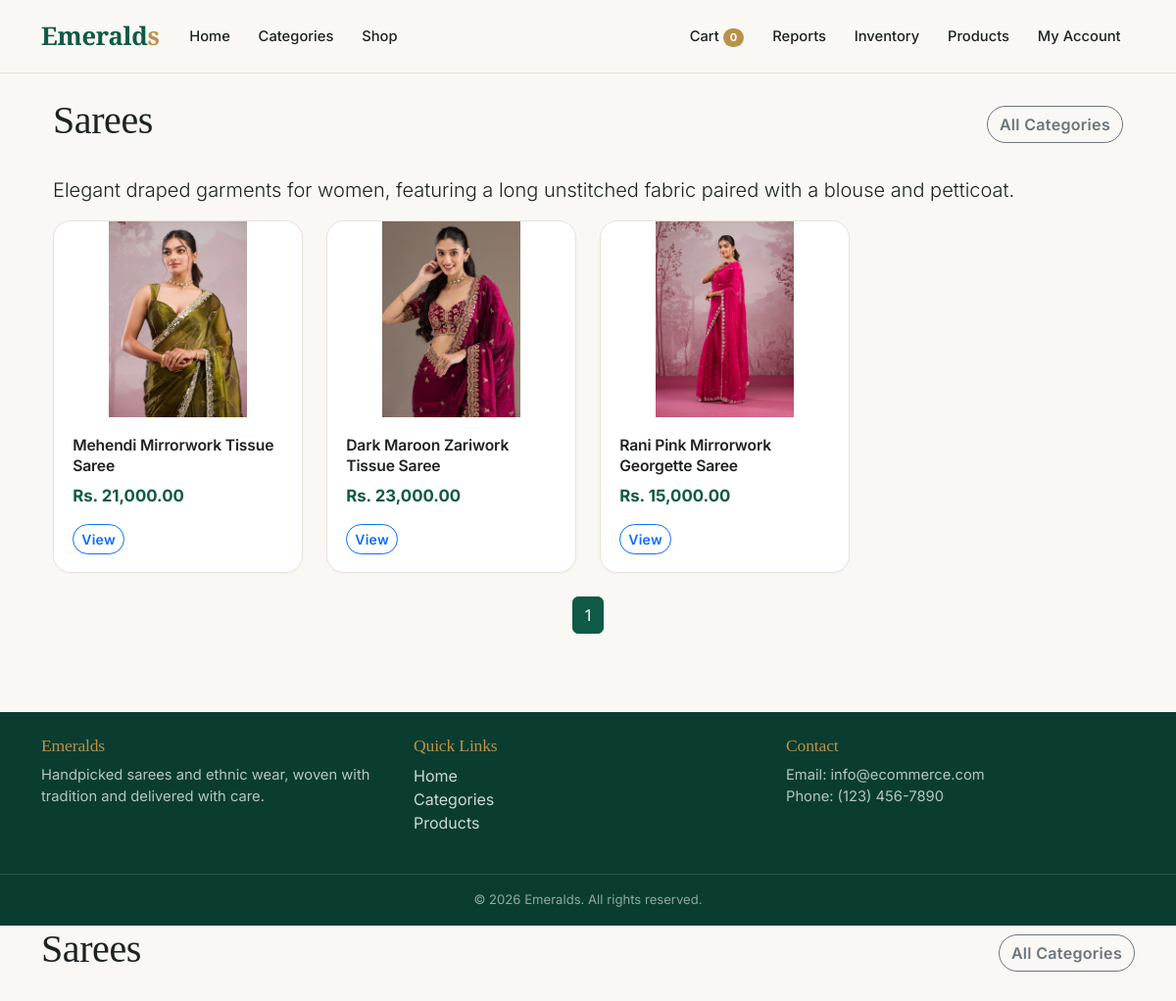
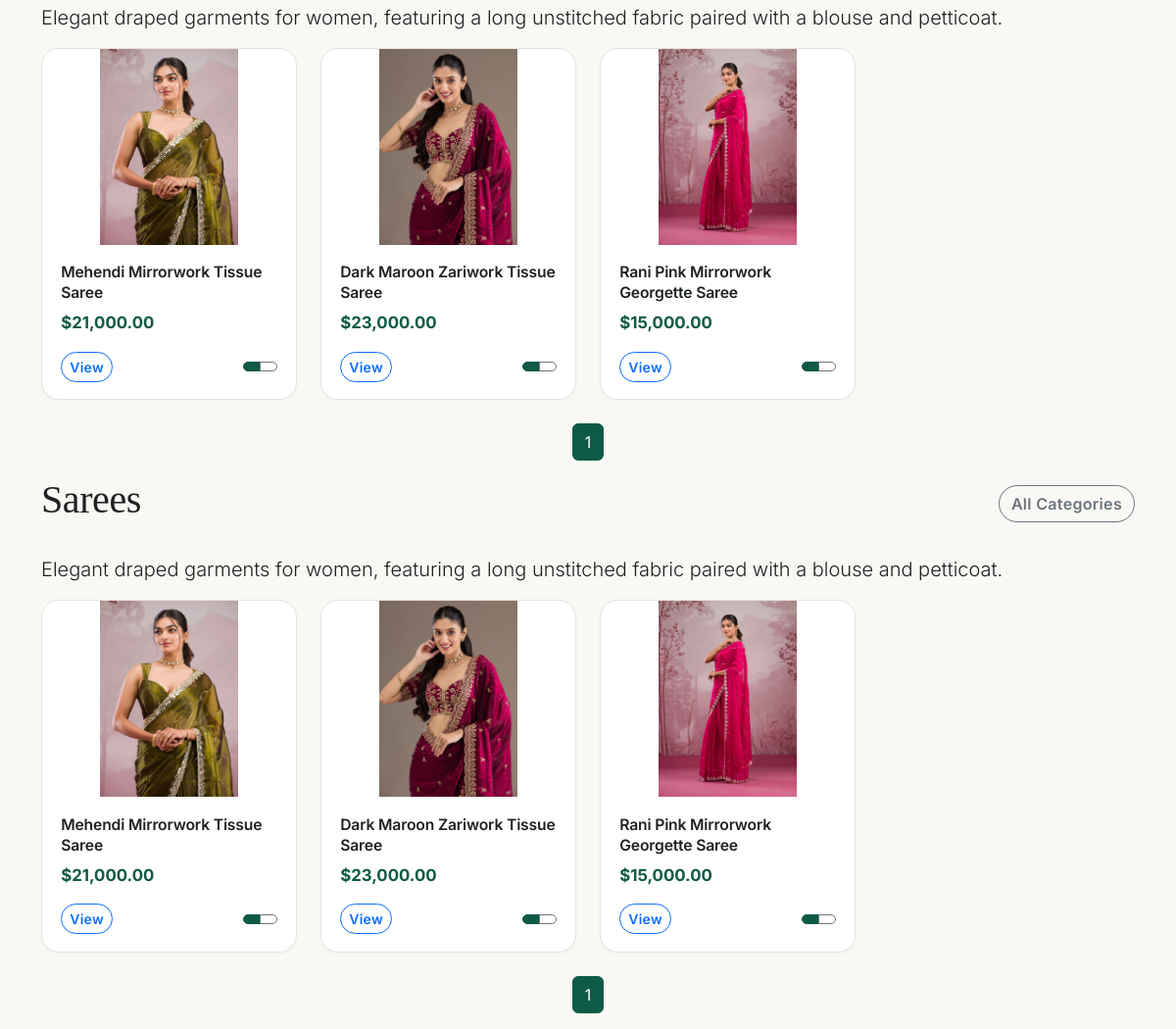
The app's page /category.php?id=8 (signed in) with its own data (2 pictures, top to bottom).
### tables this page shows
CREATE TABLE `category` (
  `categoryID` int(11) NOT NULL,
  `Description` text DEFAULT NULL,
  `displayOrder` int(11) DEFAULT NULL,
  `categoryname` varchar(50) NOT NULL
);

CREATE TABLE `product` (
  `productID` int(11) NOT NULL,
  `Description` text DEFAULT NULL,
  `unitprice` decimal(10,2) NOT NULL,
  `quantityINstock` int(11) NOT NULL DEFAULT 0,
  `supplierid` int(11) DEFAULT NULL,
  `dataAdded` datetime DEFAULT current_timestamp(),
  `productname` varchar(100) NOT NULL,
  `addedBY` int(11) DEFAULT NULL,
  `imageURl` varchar(255) DEFAULT NULL,
  `imageURl2` varchar(255) NOT NULL,
  `imageURl3` varchar(255) NOT NULL,
  `location` varchar(100) DEFAULT NULL,
  `categoryID` int(11) DEFAULT NULL
);

### category.php (the view, shortened to what this page needs)
<?php
require_once 'includes/db_connect.php';
require_once 'includes/header.php';
$categoryId = $_GET['id'] ?? 0;
$category = $pdo->query("SELECT * FROM category WHERE categoryID = $categoryId")->fetch();
$perPage = 12;
$page = max(1, intval($_GET['page'] ?? 1));
$offset = ($page - 1) * $perPage;
$stmt = $pdo->prepare("
    SELECT * FROM product
    WHERE categoryID = ? AND quantityINstock > 0
    ORDER BY dataAdded DESC
    LIMIT ? OFFSET ?
");
$stmt->bindValue(1, $categoryId, PDO::PARAM_INT);
$stmt->bindValue(2, $perPage, PDO::PARAM_INT);
$stmt->bindValue(3, $offset, PDO::PARAM_INT);
$stmt->execute();
$products = $stmt->fetchAll(PDO::FETCH_ASSOC);
$totalStmt = $pdo->prepare("SELECT COUNT(*) FROM product WHERE categoryID = ? AND quantityINstock > 0");
$totalStmt->execute([$categoryId]);
$totalProducts = $totalStmt->fetchColumn();
?>
<div class="container">
    <div class="d-flex justify-content-between align-items-center mb-4">
        <h1><?php echo htmlspecialchars($category['categoryname']); ?></h1>
        <a href="./categories.php" class="btn btn-outline-secondary">All Categories</a>
    </div>
    <?php if (!empty($category['Description'])): ?>
        <p class="lead"><?php echo htmlspecialchars($category['Description']); ?></p>
    <?php endif; ?>
    <?php if (empty($products)): ?>
        <div class="alert alert-info">No products found in this category.</div>
    <?php else: ?>
        <div class="row">
            <?php foreach ($products as $product): ?>
                <div class="col-md-3 mb-4">
                    <div class="card h-100">
                        <img src="assets/images/products/<?php echo htmlspecialchars($product['imageURl']); ?>"
                            class="card-img-top p-3"
                            alt="<?php echo htmlspecialchars($product['productname']); ?>"
                            style="height: 200px; object-fit: contain;">
                        <div class="card-body d-flex flex-column">
                            <h5 class="card-title"><?php echo htmlspecialchars($product['productname']); ?></h5>
                            <p class="card-text">Rs. <?php echo number_format($product['unitprice'], 2); ?></p>
                            <div class="mt-auto">
                                <div class="d-flex justify-content-between align-items-center">
                                    <a href="./product.php?id=<?php echo $product['productID']; ?>"
                                        class="btn btn-sm btn-outline-primary">View</a>
                                </div>
                            </div>
                        </div>
                    </div>
                </div>
            <?php endforeach; ?>
        </div>
        <nav aria-label="Page navigation">
            <ul class="pagination justify-content-center">
                <?php for ($i = 1; $i <= ceil($totalProducts / $perPage); $i++): ?>
                    <li class="page-item <?php echo $i == $page ? 'active' : ''; ?>">
                        <a class="page-link" href="?id=<?php echo $categoryId; ?>&page=<?php echo $i; ?>">
                            <?php echo $i; ?>
                        </a>
                    </li>
                <?php endfor; ?>
            </ul>
        </nav>
    <?php endif; ?>
</div>
<?php require_once 'includes/footer.php'; ?><?php
require_once 'includes/db_connect.php';
require_once 'includes/header.php';
$categoryId = $_GET['id'] ?? 0;
$category = $pdo->query("SELECT * FROM category WHERE categoryID = $categoryId")->fetch();
$perPage = 12;
$page = max(1, intval($_GET['page'] ?? 1));
$offset = ($page - 1) * $perPage;
$stmt = $pdo->prepare("
    SELECT * FROM product
    WHERE categoryID = ? AND quantityINstock > 0
    ORDER BY dataAdded DESC
    LIMIT ? OFFSET ?
");
$stmt->bindValue(1, $categoryId, PDO::PARAM_INT);
$stmt->bindValue(2, $perPage, PDO::PARAM_INT);
$stmt->bindValue(3, $offset, PDO::PARAM_INT);
$stmt->execute();
$products = $stmt->fetchAll(PDO::FETCH_ASSOC);
$totalStmt = $pdo->prepare("SELECT COUNT(*) FROM product WHERE categoryID = ? AND quantityINstock > 0");
$totalStmt->execute([$categoryId]);
$totalProducts = $totalStmt->fetchColumn();
?>
<div class="container">
    <div class="d-flex justify-content-between align-items-center mb-4">
        <h1><?php echo htmlspecialchars($category['categoryname']); ?></h1>
        <a href="./categories.php" class="btn btn-outline-secondary">All Categories</a>
    </div>
    <?php if (!empty($category['Description'])): ?>
        <p class="lead"><?php echo htmlspecialchars($category['Description']); ?></p>
    <?php endif; ?>
    <?php if (empty($products)): ?>
        <div class="alert alert-info">No products found in this category.</div>
    <?php else: ?>
        <div class="row">
            <?php foreach ($products as $product): ?>
                <div class="col-md-3 mb-4">
                    <div class="card h-100">
                        <img src="assets/images/products/<?php echo htmlspecialchars($product['imageURl']); ?>"
                            class="card-img-top p-3"
                            alt="<?php echo htmlspecialchars($product['productname']); ?>"
                            style="height: 200px; object-fit: contain;">
                        <div class="card-body d-flex flex-column">
                            <h5 class="card-title"><?php echo htmlspecialchars($product['productname']); ?></h5>
                            <p class="card-text">$<?php echo number_format($product['unitprice'], 2); ?></p>
                            <div class="mt-auto">
                                <div class="d-flex justify-content-between align-items-center">
                                    <a href="./product.php?id=<?php echo $product['productID']; ?>"
                                        class="btn btn-sm btn-outline-primary">View</a>
                                    <div class="btn-group">
                                        <button class="btn btn-sm btn-success add-to-cart"
                                            data-product-id="<?php echo $product['productID']; ?>">
                                        </button>
                                        <button class="btn btn-sm btn-outline-secondary add-to-wishlist"
                                            data-product-id="<?php echo $product['productID']; ?>">
                                        </button>
                                    </div>
                                </div>
                            </div>
                        </div>
                    </div>
                </div>
            <?php endforeach; ?>
        </div>
        <nav aria-label="Page navigation">
            <ul class="pagination justify-content-center">
                <?php for ($i = 1; $i <= ceil($totalProducts / $perPage); $i++): ?>
                    <li class="page-item <?php echo $i == $page ? 'active' : ''; ?>">
                        <a class="page-link" href="?id=<?php echo $categoryId; ?>&page=<?php echo $i; ?>">
                            <?php echo $i; ?>
                        </a>
                    </li>
                <?php endfor; ?>
            </ul>
        </nav>
    <?php endif; ?>
</div>
<?php require_once 'includes/footer.php'; ?><?php
require_once 'includes/db_connect.php';
require_once 'includes/header.php';
$categoryId = $_GET['id'] ?? 0;
$category = $pdo->query("SELECT * FROM category WHERE categoryID = $categoryId")->fetch();
$perPage = 12;
$page = max(1, intval($_GET['page'] ?? 1));
$offset = ($page - 1) * $perPage;
$stmt = $pdo->prepare("
    SELECT * FROM product
    WHERE categoryID = ? AND quantityINstock > 0
    ORDER BY dataAdded DESC
    LIMIT ? OFFSET ?
");
$stmt->bindValue(1, $categoryId, PDO::PARAM_INT);
$stmt->bindValue(2, $perPage, PDO::PARAM_INT);
$stmt->bindValue(3, $offset, PDO::PARAM_INT);
$stmt->execute();
$products = $stmt->fetchAll(PDO::FETCH_ASSOC);
$totalStmt = $pdo->prepare("SELECT COUNT(*) FROM product WHERE categoryID = ? AND quantityINstock > 0");
$totalStmt->execute([$categoryId]);
$totalProducts = $totalStmt->fetchColumn();
?>
<div class="container">
    <div class="d-flex justify-content-between align-items-center mb-4">
        <h1><?php echo htmlspecialchars($category['categoryname']); ?></h1>
        <a href="./categories.php" class="btn btn-outline-secondary">All Categories</a>
    </div>
    <?php if (!empty($category['Description'])): ?>
        <p class="lead"><?php echo htmlspecialchars($category['Description']); ?></p>
    <?php endif; ?>
    <?php if (empty($products)): ?>
        <div class="alert alert-info">No products found in this category.</div>
    <?php else: ?>
        <div class="row">
            <?php foreach ($products as $product): ?>
                <div class="col-md-3 mb-4">
                    <div class="card h-100">
                        <img src="assets/images/products/<?php echo htmlspecialchars($product['imageURl']); ?>"
                            class="card-img-top p-3"
                            alt="<?php echo htmlspecialchars($product['productname']); ?>"
                            style="height: 200px; object-fit: contain;">
                        <div class="card-body d-flex flex-column">
                            <h5 class="card-title"><?php echo htmlspecialchars($product['productname']); ?></h5>
                            <p class="card-text">$<?php echo number_format($product['unitprice'], 2); ?></p>
                            <div class="mt-auto">
                                <div class="d-flex justify-content-between align-items-center">
                                    <a href="./product.php?id=<?php echo $product['productID']; ?>"
                                        class="btn btn-sm btn-outline-primary">View</a>
                                    <div class="btn-group">
                                        <button class="btn btn-sm btn-success add-to-cart"
                                            data-product-id="<?php echo $product['productID']; ?>">
                                        </button>
                                        <button class="btn btn-sm btn-outline-secondary add-to-wishlist"
                                            data-product-id="<?php echo $product['productID']; ?>">
                                        </button>
                                    </div>
                                </div>
                            </div>
                        </div>
                    </div>
                </div>
            <?php endforeach; ?>
        </div>
        <nav aria-label="Page navigation">
            <ul class="pagination justify-content-center">
                <?php for ($i = 1; $i <= ceil($totalProducts / $perPage); $i++): ?>
                    <li class="page-item <?php echo $i == $page ? 'active' : ''; ?>">
                        <a class="page-link" href="?id=<?php echo $categoryId; ?>&page=<?php echo $i; ?>">
                            <?php echo $i; ?>
                        </a>
                    </li>
                <?php endfor; ?>
            </ul>
        </nav>
    <?php endif; ?>
</div>
<?php require_once 'includes/footer.php'; ?>

### assets/css/style.css (style rules this page uses)
:root { --em:#0f5a46; --em-dark:#0a3d30; --em-soft:#e7f1ed; --gold:#b8924a; --ink:#1d2321; --muted:#6b7570; --bg:#faf8f4; --line:#e8e3d9; --bs-body-font-family:'Inter',system-ui,sans-serif; --bs-body-color:var(--ink); }
body { font-family:'Inter',system-ui,sans-serif;background:var(--bg);color:var(--ink);-webkit-font-smoothing:antialiased }
h1,h2,h3,h4,h5,.navbar-brand { font-family:'Playfair Display',Georgia,serif;letter-spacing:-.01em }
a { color:var(--em) }
.btn { border-radius:999px;font-weight:600;letter-spacing:.02em;transition:all .25s }
.btn-primary,.btn-success { background:var(--em);border-color:var(--em) }
.card { border:1px solid var(--line);border-radius:18px;background:#fff;overflow:hidden;box-shadow:0 1px 3px rgba(0,0,0,.03);transition:transform .35s,box-shadow .35s }
.card-img-top { height:300px;object-fit:cover;padding:0!important;transition:transform .5s }
.card-body { padding:1.1rem 1.2rem }
.card-title { font-family:'Inter',sans-serif;font-size:.98rem;font-weight:600;line-height:1.35 }
.card-text { color:var(--em);font-weight:700;font-size:1.05rem }
.page-link { color:var(--em) }
.active>.page-link { background:var(--em);border-color:var(--em) }

### records on screen
category: categoryname "Sarees", Description "Elegant draped garments for women, featuring a long unstitched fabric paired with a blouse and petticoat."
product: imageURl (picture), productname "Mehendi Mirrorwork Tissue Saree", unitprice "21,000.00"
product: imageURl (picture), productname "Dark Maroon Zariwork Tissue Saree", unitprice "23,000.00"
product: imageURl (picture), productname "Rani Pink Mirrorwork Georgette Saree", unitprice "15,000.00"

### other values on screen
$cart_item_number "0"
